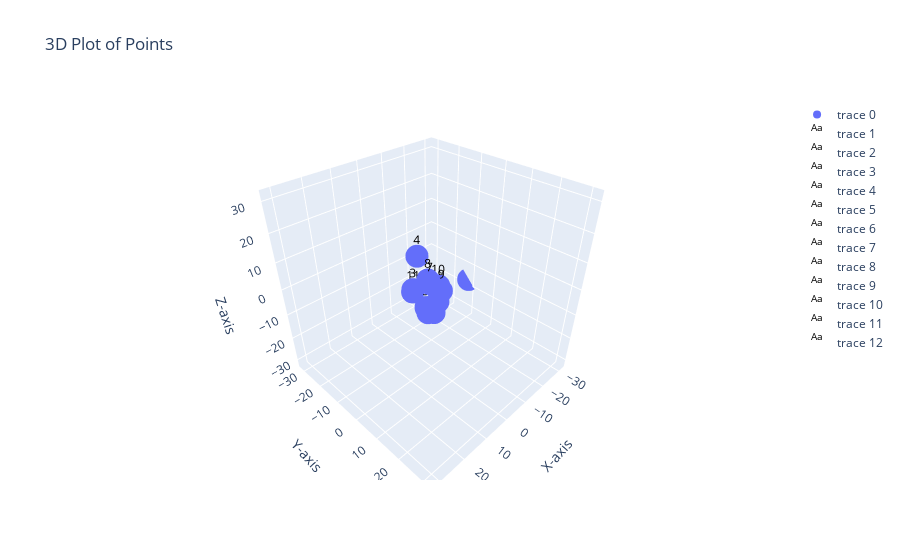

Notebook source saved alongside this figure:
### Code cell
file_name="couplings_J_avg"
dab=load_d(file_name)
mapData(dab)
get_stress(dab)

### Figure 1 — Plotly figure (JSON) as saved in the notebook; plotly's stock layout.template omitted (floating-point values rounded to 4 significant figures)
{"data": [{"mode": "markers", "type": "scatter3d", "x": [-33.3, 4.489, 5.76, 7.503, -12.8, 7.335, 4.621, 4.619, 4.192, 2.197, -0.05435, 5.435], "y": [-12.75, 5.409, 4.062, -0.5686, -20.37, 4.866, 7.141, 3.704, 2.476, 6.19, 2.861, -3.02], "z": [-17.83, -3.429, -3.521, 3.693, -1.672, -0.2399, 1.725, 6.578, 7.065, 3.995, 3.082, 0.5542]}, {"hoverinfo": "none", "mode": "text", "text": "0", "textfont": {"color": "black", "size": 12}, "type": "scatter3d", "x": [-33.3], "y": [-12.75], "z": [-17.83]}, {"hoverinfo": "none", "mode": "text", "text": "1", "textfont": {"color": "black", "size": 12}, "type": "scatter3d", "x": [4.489], "y": [5.409], "z": [-3.429]}, {"hoverinfo": "none", "mode": "text", "text": "2", "textfont": {"color": "black", "size": 12}, "type": "scatter3d", "x": [5.76], "y": [4.062], "z": [-3.521]}, {"hoverinfo": "none", "mode": "text", "text": "3", "textfont": {"color": "black", "size": 12}, "type": "scatter3d", "x": [7.503], "y": [-0.5686], "z": [3.693]}, {"hoverinfo": "none", "mode": "text", "text": "4", "textfont": {"color": "black", "size": 12}, "type": "scatter3d", "x": [-12.8], "y": [-20.37], "z": [-1.672]}, {"hoverinfo": "none", "mode": "text", "text": "5", "textfont": {"color": "black", "size": 12}, "type": "scatter3d", "x": [7.335], "y": [4.866], "z": [-0.2399]}, {"hoverinfo": "none", "mode": "text", "text": "6", "textfont": {"color": "black", "size": 12}, "type": "scatter3d", "x": [4.621], "y": [7.141], "z": [1.725]}, {"hoverinfo": "none", "mode": "text", "text": "7", "textfont": {"color": "black", "size": 12}, "type": "scatter3d", "x": [4.619], "y": [3.704], "z": [6.578]}, {"hoverinfo": "none", "mode": "text", "text": "8", "textfont": {"color": "black", "size": 12}, "type": "scatter3d", "x": [4.192], "y": [2.476], "z": [7.065]}, {"hoverinfo": "none", "mode": "text", "text": "9", "textfont": {"color": "black", "size": 12}, "type": "scatter3d", "x": [2.197], "y": [6.19], "z": [3.995]}, {"hoverinfo": "none", "mode": "text", "text": "10", "textfont": {"color": "black", "size": 12}, "type": "scatter3d", "x": [-0.05435], "y": [2.861], "z": [3.082]}, {"hoverinfo": "none", "mode": "text", "text": "11", "textfont": {"color": "black", "size": 12}, "type": "scatter3d", "x": [5.435], "y": [-3.02], "z": [0.5542]}], "layout": {"scene": {"aspectmode": "cube", "xaxis": {"range": [-33.3, 33.3], "title": {"text": "X-axis"}}, "yaxis": {"range": [-33.3, 33.3], "title": {"text": "Y-axis"}}, "zaxis": {"range": [-33.3, 33.3], "title": {"text": "Z-axis"}}}, "title": {"text": "3D Plot of Points"}}}
